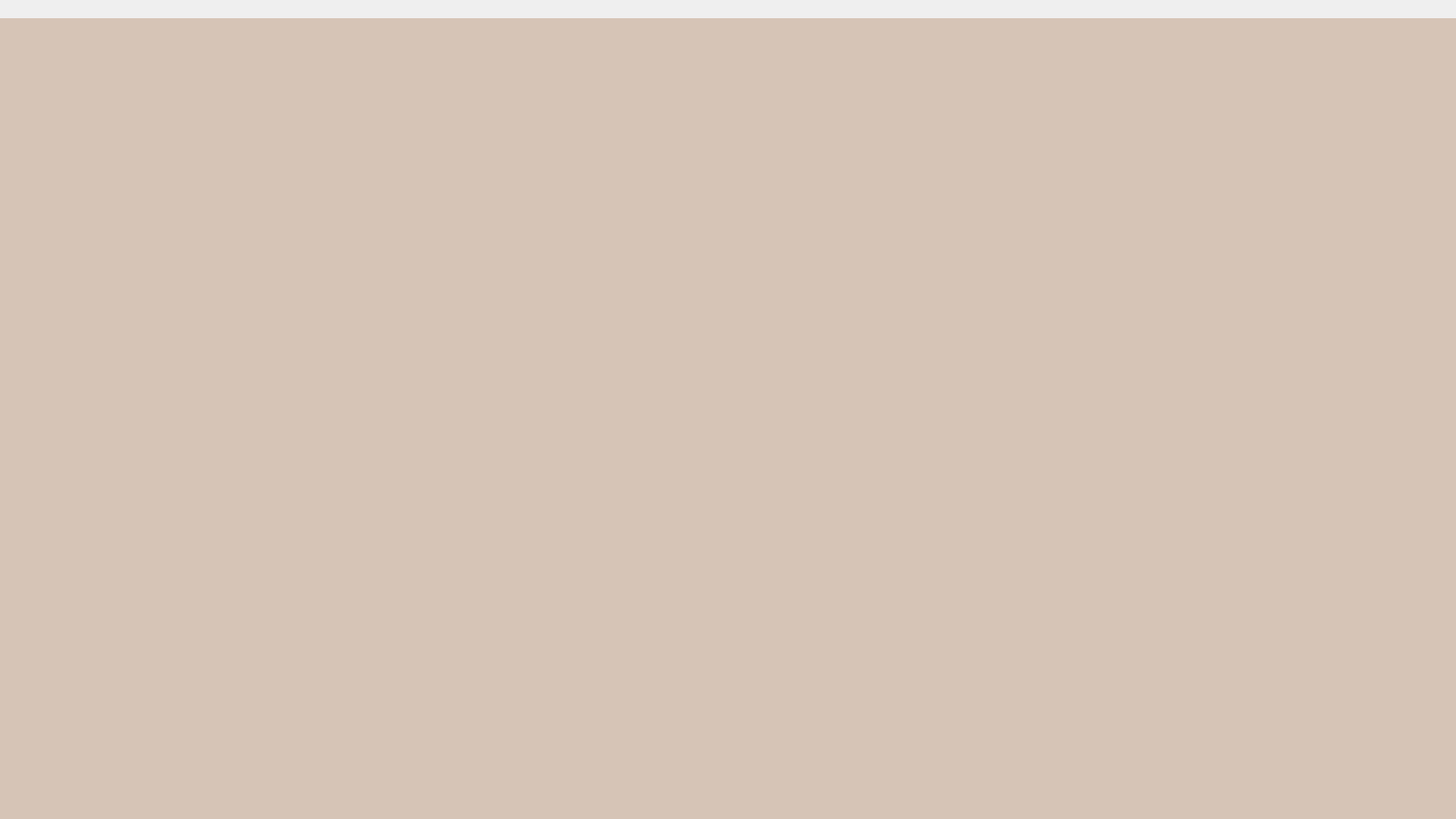
<?xml version="1.0" encoding="UTF-8"?>
<ui version="4.0">
 <class>MainWindow</class>
 <widget class="QMainWindow" name="MainWindow">
  <property name="geometry">
   <rect>
    <x>0</x>
    <y>0</y>
    <width>1920</width>
    <height>1080</height>
   </rect>
  </property>
  <property name="windowTitle">
   <string>MainWindow</string>
  </property>
  <property name="styleSheet">
   <string notr="true">#centralwidget{
background-image: url(:/images/images/fon.jpg);
}</string>
  </property>
  <widget class="QWidget" name="centralwidget">
   <property name="styleSheet">
    <string notr="true">*{
	color:#000;
	border:none;
}
#leftMenu{
	background-color:rgb(122,172,73);
}
QLineEdit{
	background:transparent;
}
#searchFrame{
	border-radius: 10px;
	border:2px solid rgb(122,172,73);
}
#appHeader{
	color:rgb(122,172,73);
}</string>
   </property>
   <layout class="QHBoxLayout" name="horizontalLayout">
    <property name="spacing">
     <number>0</number>
    </property>
    <property name="leftMargin">
     <number>0</number>
    </property>
    <property name="topMargin">
     <number>0</number>
    </property>
    <property name="rightMargin">
     <number>0</number>
    </property>
    <property name="bottomMargin">
     <number>0</number>
    </property>
    <item>
     <widget class="QWidget" name="mainBody" native="true">
      <layout class="QVBoxLayout" name="verticalLayout">
       <property name="spacing">
        <number>0</number>
       </property>
       <property name="leftMargin">
        <number>0</number>
       </property>
       <property name="topMargin">
        <number>0</number>
       </property>
       <property name="rightMargin">
        <number>0</number>
       </property>
       <property name="bottomMargin">
        <number>0</number>
       </property>
       <item alignment="Qt::AlignTop">
        <widget class="QWidget" name="headerFrame" native="true">
         <layout class="QHBoxLayout" name="horizontalLayout_2">
          <property name="spacing">
           <number>0</number>
          </property>
          <property name="leftMargin">
           <number>0</number>
          </property>
          <property name="topMargin">
           <number>0</number>
          </property>
          <property name="rightMargin">
           <number>0</number>
          </property>
          <property name="bottomMargin">
           <number>10</number>
          </property>
          <item>
           <widget class="QPushButton" name="user_profile">
            <property name="text">
             <string/>
            </property>
            <property name="icon">
             <iconset resource="qtimages/icon.qrc">
              <normaloff>:/icons/icons/person-circle.png</normaloff>:/icons/icons/person-circle.png</iconset>
            </property>
            <property name="iconSize">
             <size>
              <width>60</width>
              <height>60</height>
             </size>
            </property>
           </widget>
          </item>
          <item>
           <widget class="QPushButton" name="all_products">
            <property name="text">
             <string/>
            </property>
            <property name="icon">
             <iconset resource="qtimages/icon.qrc">
              <normaloff>:/icons/icons/capsule-pill.png</normaloff>:/icons/icons/capsule-pill.png</iconset>
            </property>
            <property name="iconSize">
             <size>
              <width>60</width>
              <height>60</height>
             </size>
            </property>
           </widget>
          </item>
          <item>
           <widget class="QPushButton" name="illness">
            <property name="text">
             <string/>
            </property>
            <property name="icon">
             <iconset resource="qtimages/icon.qrc">
              <normaloff>:/icons/icons/heart-pulse.png</normaloff>:/icons/icons/heart-pulse.png</iconset>
            </property>
            <property name="iconSize">
             <size>
              <width>60</width>
              <height>60</height>
             </size>
            </property>
           </widget>
          </item>
          <item>
           <widget class="QPushButton" name="pharmacies">
            <property name="text">
             <string/>
            </property>
            <property name="icon">
             <iconset resource="qtimages/icon.qrc">
              <normaloff>:/icons/icons/hospital.png</normaloff>:/icons/icons/hospital.png</iconset>
            </property>
            <property name="iconSize">
             <size>
              <width>60</width>
              <height>60</height>
             </size>
            </property>
           </widget>
          </item>
          <item>
           <widget class="QPushButton" name="about_application">
            <property name="text">
             <string/>
            </property>
            <property name="icon">
             <iconset resource="qtimages/photo.qrc">
              <normaloff>:/images/images/file-earmark-person (1).png</normaloff>:/images/images/file-earmark-person (1).png</iconset>
            </property>
            <property name="iconSize">
             <size>
              <width>50</width>
              <height>50</height>
             </size>
            </property>
           </widget>
          </item>
          <item>
           <widget class="QPushButton" name="settings">
            <property name="text">
             <string/>
            </property>
            <property name="icon">
             <iconset resource="qtimages/icon.qrc">
              <normaloff>:/icons/icons/gear.png</normaloff>:/icons/icons/gear.png</iconset>
            </property>
            <property name="iconSize">
             <size>
              <width>50</width>
              <height>50</height>
             </size>
            </property>
           </widget>
          </item>
         </layout>
        </widget>
       </item>
       <item>
        <widget class="QWidget" name="mainFrame" native="true">
         <property name="sizePolicy">
          <sizepolicy hsizetype="Preferred" vsizetype="Expanding">
           <horstretch>0</horstretch>
           <verstretch>0</verstretch>
          </sizepolicy>
         </property>
         <layout class="QVBoxLayout" name="verticalLayout_2">
          <property name="spacing">
           <number>0</number>
          </property>
          <property name="leftMargin">
           <number>0</number>
          </property>
          <property name="topMargin">
           <number>0</number>
          </property>
          <property name="rightMargin">
           <number>0</number>
          </property>
          <property name="bottomMargin">
           <number>0</number>
          </property>
          <item>
           <widget class="QScrollArea" name="scrollArea">
            <property name="styleSheet">
             <string notr="true">background-color:rgb(214,196,182);
</string>
            </property>
            <property name="widgetResizable">
             <bool>true</bool>
            </property>
            <widget class="QWidget" name="scrollAreaWidgetContents">
             <property name="geometry">
              <rect>
               <x>0</x>
               <y>0</y>
               <width>1920</width>
               <height>1010</height>
              </rect>
             </property>
             <layout class="QHBoxLayout" name="horizontalLayout_7"/>
            </widget>
           </widget>
          </item>
         </layout>
        </widget>
       </item>
      </layout>
     </widget>
    </item>
   </layout>
  </widget>
 </widget>
 <resources>
  <include location="qtimages/icon.qrc"/>
  <include location="qtimages/photo.qrc"/>
 </resources>
 <connections/>
</ui>
